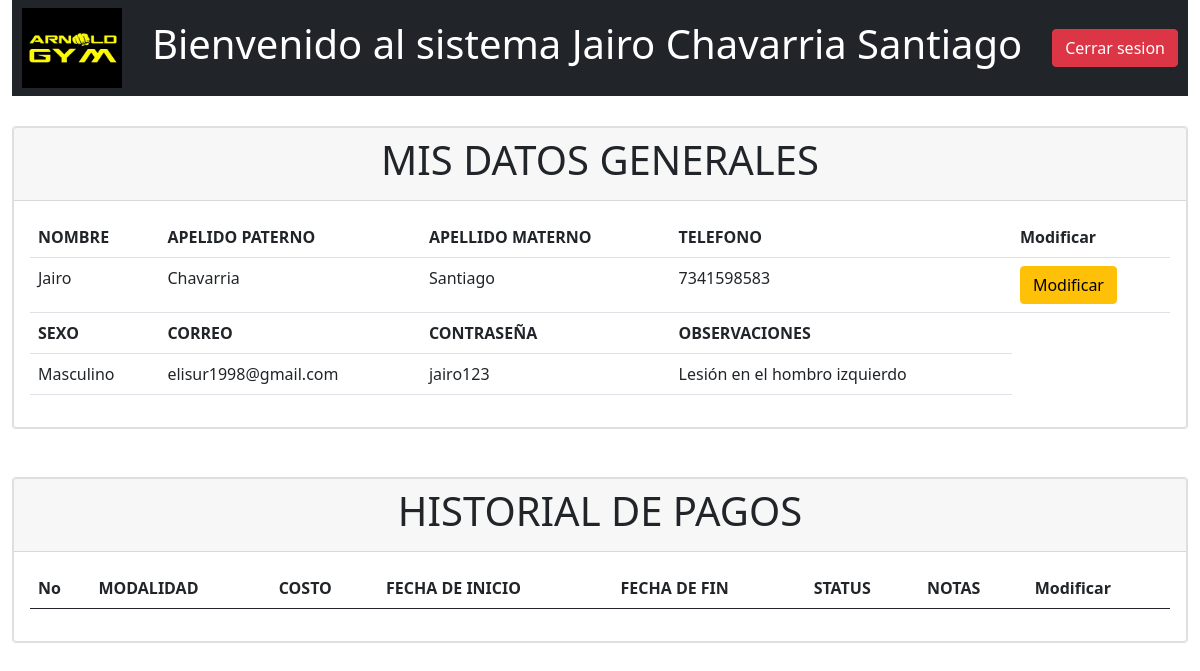
The app's page /perfil_cliente.php (signed in) with its own data.
### tables this page shows
CREATE TABLE `clientes` (
  `id_cliente` int(11) NOT NULL,
  `nombre` varchar(20) NOT NULL,
  `apaterno` varchar(20) NOT NULL,
  `amaterno` varchar(20) NOT NULL,
  `telefono` varchar(10) NOT NULL,
  `sexo` varchar(20) NOT NULL,
  `correo` varchar(20) NOT NULL,
  `password` varchar(20) NOT NULL,
  `observaciones` varchar(100) NOT NULL,
  `tipo_us` varchar(20) NOT NULL
);

### perfil_cliente.php (the view, shortened to what this page needs)
<?php
$correo=$_SESSION['correo'];
$nombre = $_SESSION['nombre'];
?>
<!DOCTYPE html>
<html>
<head>
	<link href="https://cdn.jsdelivr.net/npm/bootstrap@5.1.0/dist/css/bootstrap.min.css" rel="stylesheet">
    <link rel="stylesheet" href="https://cdnjs.cloudflare.com/ajax/libs/twitter-bootstrap/5.0.1/css/bootstrap.min.css">
    <link rel="stylesheet" href="https://cdn.datatables.net/1.11.1/css/dataTables.bootstrap5.min.css">
</head>
<body>
<div class="container-fluid">
    <nav class="navbar navbar-dark bg-dark">
        <img src="./img/logo.jpg" height="80px" width="100px" style="margin-left: 10px;">
        <h1 style="color: white;">Bienvenido al sistema <?php echo $nombre; ?></h1>
        <a href="desconectar.php"><button class="btn btn-danger" style="margin-right: 10px;">Cerrar sesion</button></a>
    </nav>
</div>
	<div class="container-fluid" style="margin-top:30px">
    <div class="card">
        <div class="card">
            <div class="card-header">
                <h1><center>MIS DATOS GENERALES</center></h1>
            </div>
            <div class="card-body">
                <table class="display table">
                            <tr>
                                <th>NOMBRE</th>
                                <th>APELIDO PATERNO</th>
                                <th>APELLIDO MATERNO</th>
                                <th>TELEFONO</th>
                                <th>Modificar</th>
                            </tr>
                            <?php
                                require("conexion.php");
                                $consulta=$mysqli->query("SELECT * FROM clientes WHERE correo='$correo'");
                                while($datos=$consulta->fetch_array())
                            {
                              $dato=$datos[0]."||".$datos[1]."||".$datos[2]."||".$datos[3]."||".$datos[4]."||".$datos[5]."||".$datos[6]."||".$datos[7]."||".$datos[8]."||".$datos[9];
                            ?>
                                <tr>
                                    <td><?php echo $datos['nombre']?></td>
                                    <td><?php echo $datos['apaterno']?></td>
                                    <td><?php echo $datos['amaterno']?></td>
                                    <td><?php echo $datos['telefono']?></td>
                                    <td><button class="btn btn-warning" data-bs-toggle="modal" data-bs-target="#consultargral" onClick="consultargral('<?php echo $dato ?>')">Modificar</button></a></td>
                                </tr>
                                <tr>
                                    <th>SEXO</th>
                                    <th>CORREO</th>
                                    <th>CONTRASEÑA</th>
                                    <th>OBSERVACIONES</th>
                                </tr>
                                <tr>
                                    <td><?php echo $datos['sexo']?></td>
                                    <td><?php echo $datos['correo']?></td>
                                    <td><?php echo $datos['password']?></td>
                                    <td><?php echo $datos['observaciones']?></td>
                                </tr>
                            <?php
                                }
                            ?>
                 </table>
            </div>
        </div>
    </div><br><br>
    <div class="card">
        <div class="card">
            <div class="card-header">
                <h1><center>HISTORIAL DE PAGOS</center></h1>
            </div>
            <div class="card-body">
                <table class="display table" id="example1">
                        <thead>
                            <tr>
                                <th>No</th>
                                <th>MODALIDAD</th>
                                <th>COSTO</th>
                                <th>FECHA DE INICIO</th>
                                <th>FECHA DE FIN</th>
                                <th>STATUS</th>
                                <th>NOTAS</th>
                                <th>Modificar</th>
                            </tr>
                        </thead>
                 </table>
            </div>
        </div>
    </div><br><br>
	</div>
</body>
</html>

### records on screen
clientes: nombre "Jairo", apaterno "Chavarria", amaterno "Santiago", telefono "7341598583", sexo "Masculino", correo "elisur1998@gmail.com", password "jairo123", observaciones "Lesión en el hombro izquierdo"

### other values on screen
$nombre "Jairo Chavarria Santiago"
